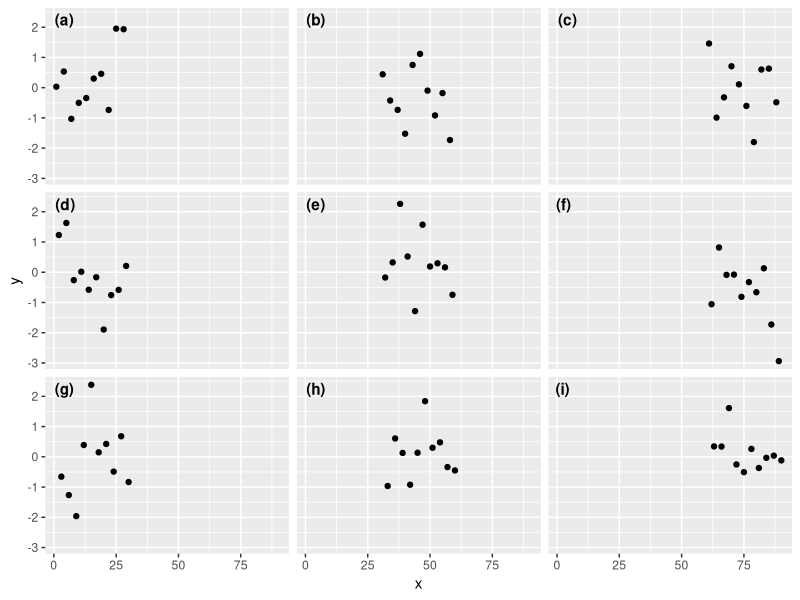

This chart was generated by the following R code:
library(egg)


### Name: tag_facet
### Title: tag_facet
### Aliases: tag_facet

### ** Examples

library(ggplot2)
mydf = data.frame(
  x = 1:90,
  y = rnorm(90),
  red = rep(letters[1:3], 30),
  blue = c(rep(1, 30), rep(2, 30), rep(3, 30)))

p <- ggplot(mydf) +
  geom_point(aes(x = x, y = y)) +
  facet_wrap(
    ~ red + blue)
tag_facet(p)
